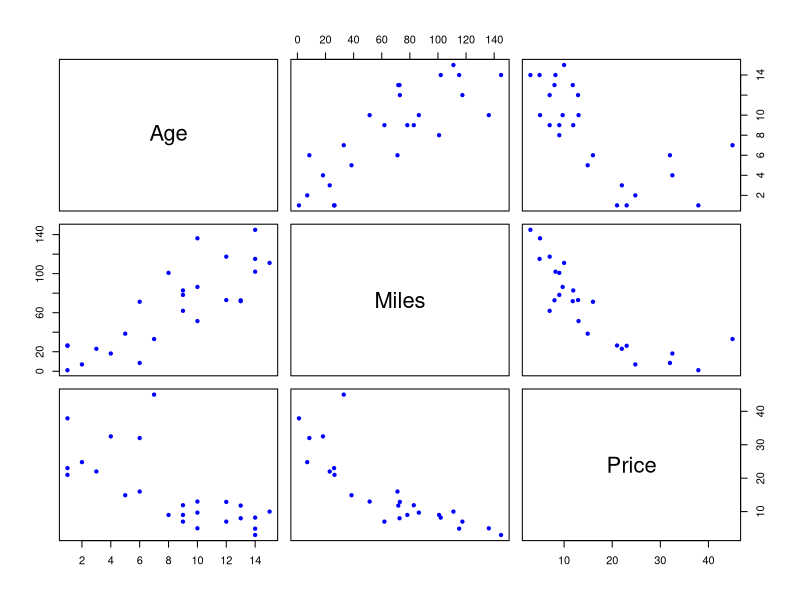

R code for this plot:
## ---- chunk 1
library(boot)
mustangs<-read.csv("mustangs.csv")
names(mustangs)
dim(mustangs)
## ---- chunk 2
plot(mustangs, 
     pch=20, col="blue")
cor(mustangs)
## ---- chunk 3
attach(mustangs)
lm.fit.s=lm(Price~Miles)
summary(lm.fit.s)
lm.fit.q=lm(Price~Miles+I(Miles^2))
summary(lm.fit.q)
lm.fit.m=lm(Price~Miles+Age)
summary(lm.fit.m)
lm.fit.all=lm(Price ~ Miles*Age)
summary(lm.fit.all)
## ---- chunk 4
set.seed(123)
n=length(Price)
train=sample(n, floor(n/2))
## ---- chunk 5
#simple linear regression
lm.fit.s<-lm(Price~Miles,data=mustangs,subset=train)
mean((Price-predict(lm.fit.s,mustangs))[-train]^2)

#quadratic 
lm.fit.q=lm(Price~Miles+I(Miles^2),data=mustangs,subset=train)
mean((Price-predict(lm.fit.q,mustangs))[-train]^2)

#multiple linear regression
lm.fit.m=lm(Price~Miles+ Age,data=mustangs,subset=train)
mean((Price-predict(lm.fit.m,mustangs))[-train]^2)

#multiple linear regression with interacions
lm.fit.mi=lm(Price~Miles*Age,data=mustangs,subset=train)
mean((Price-predict(lm.fit.mi,mustangs))[-train]^2)
## ---- chunk 6
#simple linear regression
glm.fit.s<-glm(Price~Miles,data=mustangs)
cv.err.s=cv.glm(mustangs,glm.fit.s)
cv.err.s$delta[1]

#quadratic 
glm.fit.q=glm(Price~Miles+I(Miles^2),data=mustangs)
cv.err.q=cv.glm(mustangs,glm.fit.q)
cv.err.q$delta[1]

#multiple linear regression
glm.fit.m=glm(Price~Miles+ Age,data=mustangs)
cv.err.m=cv.glm(mustangs,glm.fit.m)
cv.err.m$delta[1]

#multiple linear regression with interacions
glm.fit.mi=glm(Price~Miles*Age,data=mustangs)
cv.err.mi=cv.glm(mustangs,glm.fit.mi)
cv.err.mi$delta[1]
